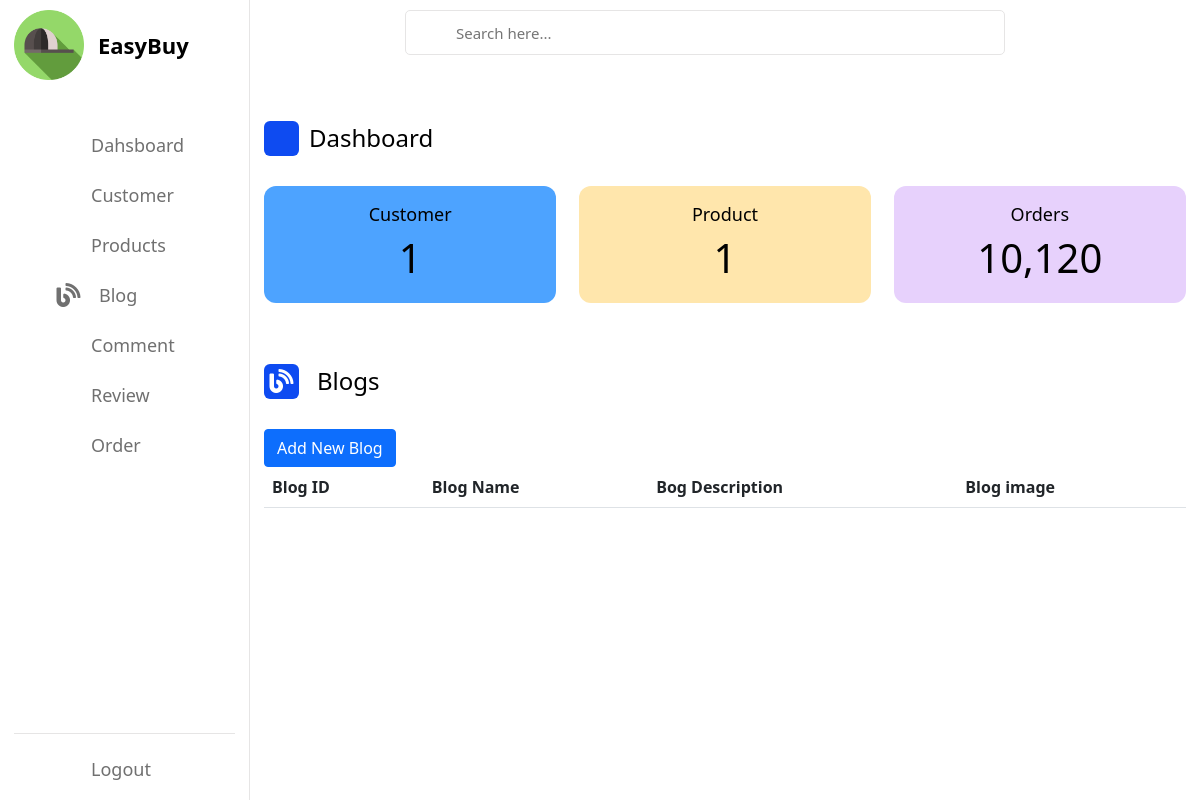
The app's page /home/view-blog, older data.
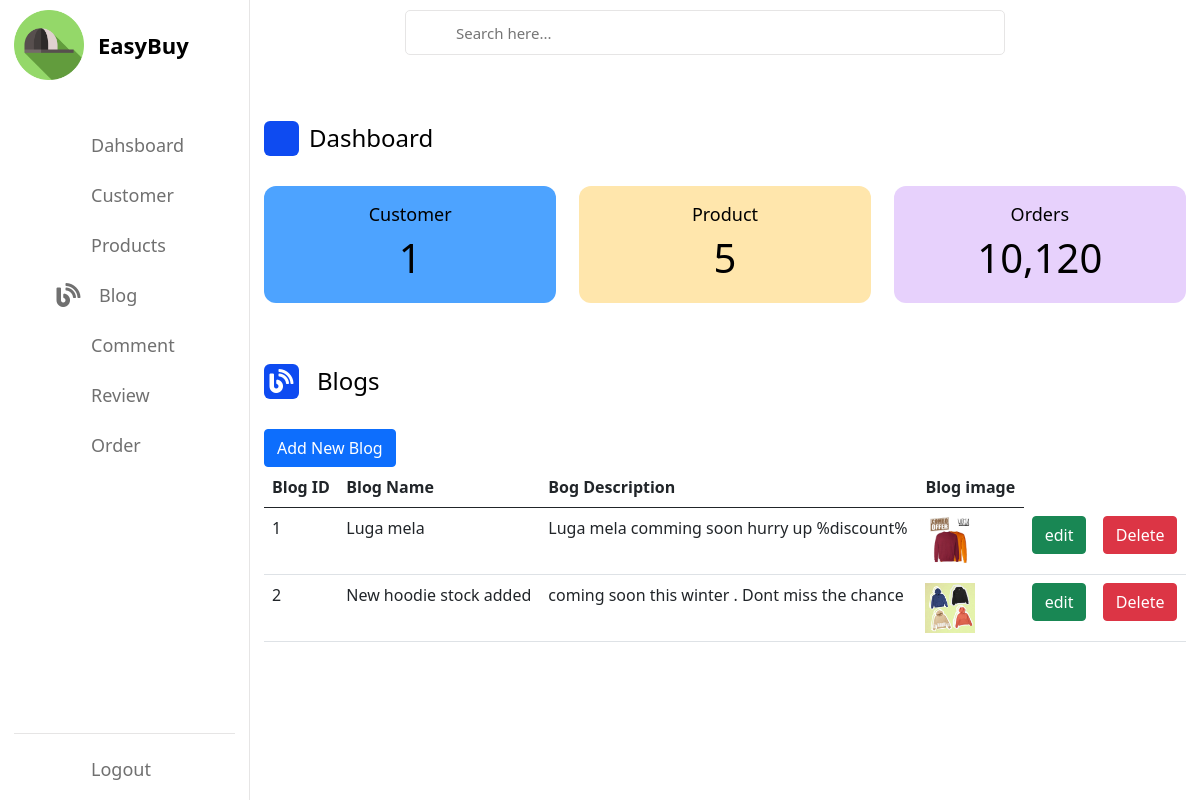
The same page, newer data.
### Home/models.py (models this page shows)
class Blogs(models.Model):
    blog_id=models.AutoField(auto_created=True,primary_key=True)
    blog_name=models.CharField(max_length=200)
    blog_details=models.CharField(max_length=200)
    blog_image=models.FileField(upload_to='blog_image')
    class Meta:
        db_table="blog"

### Home/views.py (the view)
# urls.py: path('view-blog', views.view_blog, name='view-blog'),
def view_blog(request):
    user = get_user_model()
    single_blog=Blogs.objects.all()
    usercount = Customer.objects.all().count()
    productcount = Product.objects.all().count()
    data = {
        'single_blog':single_blog,
        'usercount':usercount,
        'productcount':productcount,
    }
    return render(request,'admin/view_blog.html',data)

### templates/admin/view_blog.html (shortened to what this page needs)
{% extends 'admin/admindashboard.html' %}
{% block content %}
{% load static %}
<div class="activity">
    <div class="title">
        <i class="fas fa-blog me-2">    </i>
        <span class="text">Blogs</span>
    </div>
    <a class="btn btn-primary btn-xs" href="{% url 'blogform' %}">Add New Blog</a>
    <table class="table table-hover" id="dev-table">
        <thead>
            <tr>
                <th>Blog ID</th>
                <th>Blog Name</th>
                <th>Bog Description</th>
                <th>Blog image</th>
            </tr>
        </thead>
        {% for single_blog in single_blog %}
        <tr>
            <td> {{single_blog.blog_id}}</td>
            <td>{{single_blog.blog_name}}</td>
            <td>{{single_blog.blog_details}}</td>
            <td><img src="/media/{{single_blog.blog_image}}" style="max-width: 150px;" height="50px"></td>
            <td><a class="btn btn-success btn-xs" href="/edit_blog/{{single_blog.blog_id}}">edit</a></td>
            <td><a class="btn btn-danger btn-xs" href="/delete_blog/{{single_blog.blog_id}}">Delete</a></td>
        </tr>
        {% endfor %}
    </table>
</div>
</div>
{%endblock content%}

Row changes from the older to the newer data that the page shows:
added Blogs: blog_id "1", blog_name "Luga mela", blog_details "Luga mela comming soon hurry up %discount%", blog_image (picture)
added Blogs: blog_id "2", blog_name "New hoodie stock added", blog_details "coming soon this winter . Dont miss the chance", blog_image (picture)
Text that changed along with them:
{{ productcount }}: "1" → "5"
